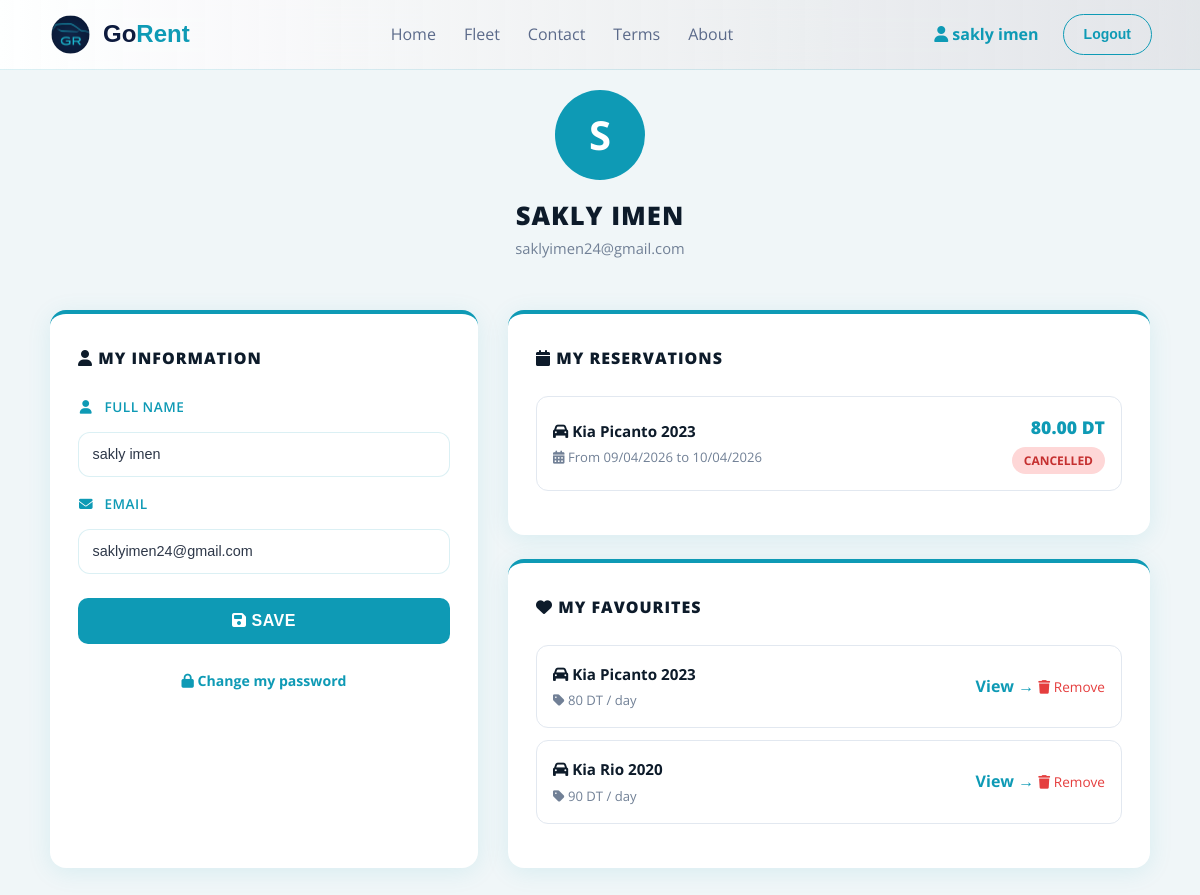
The page /profil.php (signed in) on the database its author committed.
### tables this page shows
CREATE TABLE `users` (
  `idclient` int(11) NOT NULL,
  `email` varchar(70) NOT NULL,
  `nom` varchar(100) NOT NULL,
  `motdepasse` varchar(100) NOT NULL,
  `created_at` timestamp NOT NULL DEFAULT current_timestamp() ON UPDATE current_timestamp()
);

CREATE TABLE `reservation` (
  `id_reservation` int(11) NOT NULL,
  `id_client` int(11) NOT NULL,
  `id_voiture` int(11) NOT NULL,
  `date_reservation` timestamp NOT NULL DEFAULT current_timestamp(),
  `date_debut` date NOT NULL,
  `date_fin` date NOT NULL,
  `statut` varchar(20) DEFAULT 'En attente',
  `total` decimal(10,2) DEFAULT NULL,
  `telephone` varchar(20) DEFAULT NULL,
  `adresse` text DEFAULT NULL,
  `datenaiss` date DEFAULT NULL,
  `civility` varchar(10) DEFAULT NULL
);

CREATE TABLE `voitures` (
  `id` int(11) NOT NULL,
  `marque` varchar(20) NOT NULL,
  `modele` varchar(20) NOT NULL,
  `annee` int(11) NOT NULL,
  `imgfront` varchar(255) NOT NULL,
  `imginter` varchar(255) NOT NULL,
  `imgcote` varchar(255) NOT NULL,
  `type` varchar(20) NOT NULL,
  `boite` varchar(20) NOT NULL,
  `carburant` varchar(20) NOT NULL,
  `places` int(11) NOT NULL,
  `bagages` int(11) NOT NULL,
  `prix` decimal(6,0) NOT NULL
);

### profil.php (the view, shortened to what this page needs)
<?php
$conn = new mysqli('localhost', 'root', '', 'locationvoitures');
$user_id = $_SESSION['user_id'];
$stmt = $conn->prepare("SELECT nom, email FROM users WHERE idclient = ?");
$stmt->bind_param("i", $user_id);
$stmt->execute();
$stmt->bind_result($nom, $email);
$reservations = [];
$res = $conn->prepare("
    SELECT r.id_reservation, v.marque, v.modele, v.annee, r.date_debut, r.date_fin, r.statut, r.total
    FROM reservation r
    JOIN voitures v ON r.id_voiture = v.id
    WHERE r.id_client = ?
    ORDER BY r.date_reservation DESC
");
$res->bind_param("i", $user_id);
$res->execute();
$result = $res->get_result();
while ($row = $result->fetch_assoc()) {
    $reservations[] = $row;
}
$favoris = [];
$fav = $conn->prepare("
    SELECT v.id, v.marque, v.modele, v.annee, v.prix, v.imgfront
    FROM favoris f
    JOIN voitures v ON f.id_voiture = v.id
    WHERE f.id_client = ?
");
$fav->bind_param("i", $user_id);
$fav->execute();
$fav_result = $fav->get_result();
while ($row = $fav_result->fetch_assoc()) {
    $favoris[] = $row;
}
?>
<?php include 'navbar.php'; ?>
<div class="profil-page">
    <div class="profil-header">
        <div class="profil-avatar">
            <?= strtoupper(substr($nom, 0, 1)) ?>
        </div>
        <h2><?= htmlspecialchars($nom) ?></h2>
        <p><?= htmlspecialchars($email) ?></p>
    </div>
    <div class="profil-grid">
        <div class="profil-card">
            <h3><i class="fa fa-user"></i> My Information</h3>
            <form method="POST">
                <div class="form-group">
                    <label><i class="fa fa-user"></i> Full Name</label>
                    <input type="text" name="nom" value="<?= htmlspecialchars($nom) ?>" required>
                </div>
                <div class="form-group">
                    <label><i class="fa fa-envelope"></i> Email</label>
                    <input type="email" name="email" value="<?= htmlspecialchars($email) ?>" required>
                </div>
                <button type="submit" name="modifier_profil" class="btn-submit">
                    <i class="fa fa-floppy-disk"></i> Save
                </button>
            </form>
            <br>
            <a href="forgot_password.php"
                style="display:block; text-align:center; color:var(--blue); font-size:0.88rem; font-weight:700; text-decoration:none;">
                <i class="fa fa-lock"></i> Change my password
            </a>
        </div>
        <div class="profil-right-col">
            <div class="reservations-card">
                <h3><i class="fa fa-calendar"></i> My Reservations</h3>
                <?php if (empty($reservations)): ?>
                    <div class="empty-reservations">
                        <i class="fa fa-car"></i>
                        <p>No reservations yet.</p>
                        <br>
                        <a href="home.php#fleet-section" style="color:var(--blue); font-weight:700; text-decoration:none;">
                            Browse our cars →
                        </a>
                    </div>
                <?php else: ?>
                    <?php foreach ($reservations as $r): ?>
                        <div class="reservation-item">
                            <div class="reservation-info">
                                <h4><i class="fa fa-car"></i> <?= $r['marque'] . ' ' . $r['modele'] . ' ' . $r['annee'] ?>
                                </h4>
                                <p><i class="fa fa-calendar-days"></i> From
                                    <?= date('d/m/Y', strtotime($r['date_debut'])) ?> to
                                    <?= date('d/m/Y', strtotime($r['date_fin'])) ?>
                                </p>
                            </div>
                            <div class="reservation-right">
                                <div class="prix"><?= $r['total'] ?? '—' ?> DT</div>
                                <?php
                                $statut = strtolower($r['statut']);
                                $classe = match ($statut) {
                                    'Confirmed', 'confirmed' => 'statut-confirmee',
                                    'Cancelled', 'cancelled' => 'statut-annulee',
                                    default => 'statut-attente'
                                };
                                ?>
                                <span class="statut <?= $classe ?>"><?= $r['statut'] ?></span>
                            </div>
                        </div>
                    <?php endforeach; ?>
                <?php endif; ?>
            </div>
            <div class="reservations-card">
                <h3><i class="fa fa-heart"></i> My Favourites</h3>
                <?php if (empty($favoris)): ?>
                    <div class="empty-reservations">
                        <i class="fa fa-heart"></i>
                        <p>No favourites yet.</p>
                        <br>
                        <a href="home.php#fleet-section" style="color:var(--blue); font-weight:700; text-decoration:none;">
                            Browse our cars →
                        </a>
                    </div>
                <?php else: ?>
                    <?php foreach ($favoris as $f): ?>
                        <div class="reservation-item">
                            <div class="reservation-info">
                                <h4><i class="fa fa-car"></i> <?= $f['marque'] . ' ' . $f['modele'] . ' ' . $f['annee'] ?>
                                </h4>
                                <p><i class="fa fa-tag"></i> <?= $f['prix'] ?> DT / day</p>
                            </div>
                            <div class="reservation-right">
                                <a href="details.php?id=<?= $f['id'] ?>"
                                    style="color:var(--blue); font-weight:700; text-decoration:none;">
                                    View →
                                </a>
                                <a href="remove_favori.php?id=<?= $f['id'] ?>" style="color:#e53e3e; font-size:0.85rem;">
                                    <i class="fa fa-trash"></i> Remove
                                </a>
                            </div>
                        </div>
                    <?php endforeach; ?>
                <?php endif; ?>
            </div>
        </div>
    </div>
</div>
</body>
</html>

### styles/style.css (style rules this page uses)
:root { --bg: #f0f3f8; --navy: #0d1b3e; --blue: #0e9ab5; --blue-soft: #EBF4F6; --btnsrv: #0b7d94; --border: rgba(255, 255, 255, 0.5); --text: #0d1b3e; --text-m: #5b6a8a; --font-h: "Urbanist", sans-serif; --font-b: "Urbanist", sans-serif; --nav-height: 70px; --addmin: #1a202c; }
*, *::before, *::after { box-sizing: border-box; margin: 0; padding: 0; }
html { scroll-behavior: smooth; }
body { background: var(--bg); color: var(--text); font-family: var(--font-b); font-size: 16px; line-height: 1.6; overflow-x: hidden; opacity: 0; transition: opacity 0.5s ease-in-out; }
body.loaded { opacity: 1; }
a { text-decoration: none; }

### styles/home.css (style rules this page uses)
body { font-family: 'Segoe UI', sans-serif; }
.form-group { display: flex; flex-direction: column; gap: 6px; margin-bottom: 16px; width: 100%; }
.form-group label { font-size: 0.78rem; font-weight: 700; color: var(--blue); text-transform: uppercase; letter-spacing: 0.5px; }
.form-group label i { margin-right: 5px; }
.form-group select, .form-group input { border: 1.5px solid #e2e8f0; border-radius: 10px; padding: 11px 14px; font-size: 0.92rem; color: #2d3748; background: #f8fafc; outline: none; width: 100%; transition: border-color 0.2s; cursor: pointer; }

### styles/profil.css (style rules this page uses)
:root { --blue: #0e9ab5; --btnsrv: #0a7a91; }
.profil-page { background: #f0f6f8; min-height: 100vh; padding: 90px 40px; }
.profil-header { text-align: center; margin-bottom: 50px; }
.profil-avatar { width: 90px; height: 90px; background: var(--blue); color: white; border-radius: 50%; display: flex; align-items: center; justify-content: center; font-size: 2.5rem; font-weight: 700; margin: 0 auto 16px; }
.profil-header h2 { font-size: 1.6rem; font-weight: 800; color: #0d1b2a; text-transform: uppercase; letter-spacing: 1px; }
.profil-header p { color: #718096; font-size: 0.92rem; }
.profil-grid { display: grid; grid-template-columns: 1fr 1.5fr; gap: 30px; max-width: 1100px; margin: 0 auto; }
.profil-card { background: white; border-radius: 16px; padding: 32px 28px; box-shadow: 0 4px 24px rgba(14, 154, 181, 0.1); border-top: 4px solid var(--blue); }
.profil-card h3 { font-size: 1rem; font-weight: 800; color: #0d1b2a; text-transform: uppercase; letter-spacing: 1px; margin-bottom: 24px; }
.form-group { display: flex; flex-direction: column; gap: 6px; margin-bottom: 16px; }
.form-group label { font-size: 0.78rem; font-weight: 700; color: var(--blue); text-transform: uppercase; letter-spacing: 0.5px; }
.form-group input { border: 1.5px solid #e2e8f0; border-radius: 10px; padding: 11px 14px; font-size: 0.92rem; color: #2d3748; background: #f8fafc; outline: none; width: 100%; transition: border-color 0.2s; box-sizing: border-box; }
.btn-submit { width: 100%; background: var(--blue); color: white; border: none; border-radius: 10px; padding: 14px; font-size: 1rem; font-weight: 700; cursor: pointer; margin-top: 8px; text-transform: uppercase; transition: background 0.2s; }
.reservations-card { background: white; border-radius: 16px; padding: 32px 28px; box-shadow: 0 4px 24px rgba(14, 154, 181, 0.1); border-top: 4px solid var(--blue); }
.reservations-card h3 { font-size: 1rem; font-weight: 800; color: #0d1b2a; text-transform: uppercase; letter-spacing: 1px; margin-bottom: 24px; }
.reservation-item { display: flex; justify-content: space-between; align-items: center; padding: 16px; border: 1.5px solid #e2e8f0; border-radius: 12px; margin-bottom: 12px; transition: border-color 0.2s; }
.reservation-info h4 { font-size: 0.95rem; font-weight: 700; color: #0d1b2a; margin-bottom: 4px; }
.reservation-info p { font-size: 0.82rem; color: #718096; }
.reservation-right { text-align: right; }
.reservation-right .prix { font-size: 1.1rem; font-weight: 800; color: var(--blue); margin-bottom: 6px; }
.statut { display: inline-block; padding: 4px 12px; border-radius: 50px; font-size: 0.75rem; font-weight: 700; text-transform: uppercase; }
.statut-annulee { background: #fed7d7; color: #c53030; }
.profil-right-col { display: flex; flex-direction: column; gap: 24px; }

### styles/register.css (style rules this page uses)
:root { --blue: #0e9ab5; --btnsrv: #0a7a91; }
.btn-submit { width: 100%; background: var(--blue); color: white; border: none; border-radius: 10px; padding: 14px; font-size: 1rem; font-weight: 700; letter-spacing: 0.5px; cursor: pointer; margin-top: 8px; text-transform: uppercase; transition: background 0.2s; }

### rows shown on the page
users: nom "S", nom "SAKLY IMEN", email "saklyimen24@gmail.com", nom "sakly imen"
reservation: id_voiture.marque "Kia", id_voiture.modele "Picanto", id_voiture.annee "2023", date_debut "09/04/2026", date_fin "10/04/2026", total "80.00", statut "CANCELLED"
voitures: marque "Kia", modele "Picanto", annee "2023", prix "80"
voitures: marque "Kia", modele "Rio", annee "2020", prix "90"

### other values the page prints
$_SESSION['user_nom'] "sakly imen"
